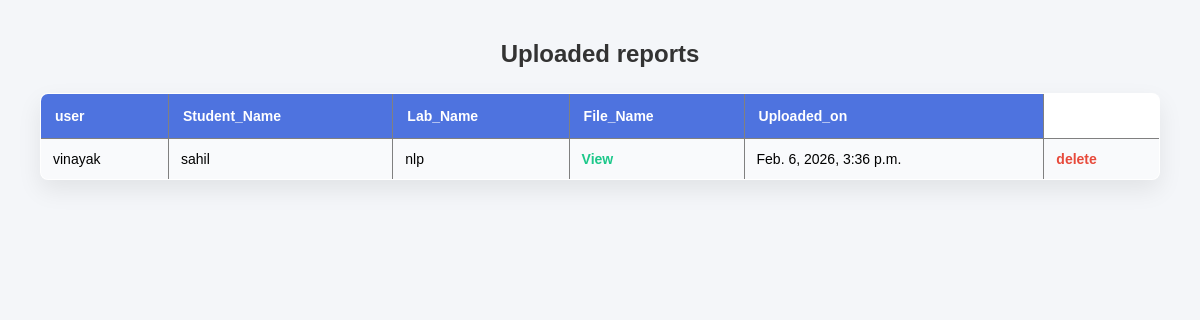
The app's page /reports/ (signed in) with its own data.
### reports/models.py (models this page shows)
class StudentData(models.Model):
    user=models.ForeignKey(User,on_delete=models.CASCADE)
    student_name=models.CharField(max_length=20)
    lab_name=models.CharField(max_length=100)
    lab_file=models.FileField(upload_to='lab_reports/')
    uploaded_at=models.DateTimeField(auto_now_add=True)

### reports/views.py (the view)
# urls.py: path('reports/',report_list,name='report_list'),
def report_list(request):
    reports = StudentData.objects.all().order_by('-uploaded_at')
    return render(request,'reports/report_list.html',
         {"reports":reports
          })

### templates/reports/report_list.html (shortened to what this page needs)
<!DOCTYPE html>
{% load static %}
<html lang="en">
<head>
    <link rel="stylesheet" href="{% static 'reports/reportlist.css'%}">
</head>
<body>
        <h2>Uploaded reports</h2>
        <table border="1" cellpadding="8">
            <tr>
                <th>user</th>
                <th>Student_Name</th>
                <th>Lab_Name</th>
                <th>File_Name</th>
                <th>Uploaded_on</th>
            </tr>
            {% for report in reports %}
            <tr>
                <td>{{report.user.username}}</td>
                <td>{{report.student_name}}</td>
                <td>{{report.lab_name}}</td>
                <td>
                    <a href="{{report.lab_file.url}}" target="_blank">View</a>
                </td>
                <td>{{report.uploaded_at}}</td>
                <td>{%if report.user == request.user%}
                    <a href="{% url 'delete' report.id%}"
                    onclick="return confirm('delete this report ?');">
                delete</a>
              {% else %}
        -
              {% endif %}
            </td>
            </tr>
            {% empty %}
            <tr>
                <td>"no reports uploaded yet"</td>
            </tr>
            {% endfor %}
        </table>
</body>
</html>

### reports/static/reports/reportlist.css (style rules this page uses)
* { margin: 0; padding: 0; box-sizing: border-box; font-family: Arial, Helvetica, sans-serif; }
body { background: #f4f6f9; padding: 40px; }
h2 { text-align: center; margin-bottom: 25px; color: #333; }
table { width: 100%; border-collapse: collapse; background: white; box-shadow: 0 10px 25px rgba(0, 0, 0, 0.08); border-radius: 8px; overflow: hidden; }
th { background-color: #4e73df; color: white; padding: 14px; text-align: left; font-size: 14px; }
td { padding: 12px; border-bottom: 1px solid #eee; font-size: 14px; }
tr:nth-child(even) { background-color: #f9fafc; }
a { text-decoration: none; font-weight: bold; }
a[target="_blank"] { color: #1cc88a; }
a[href*="delete"] { color: #e74a3b; }

### records on screen
StudentData: user.username "vinayak", student_name "sahil", lab_name "nlp", uploaded_at "Feb. 6, 2026, 3:36 p.m.", shows "delete"
